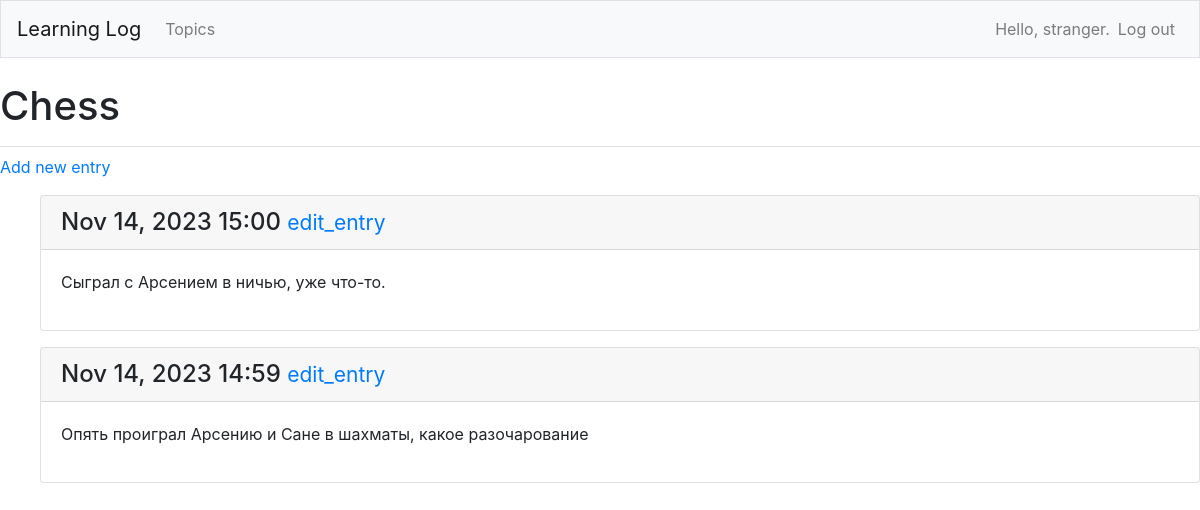
The page /topics/1/ (signed in) on the database its author committed.
### learning_logs/models.py (models this page shows, shortened)
class Topic(models.Model):
    text = models.CharField(max_length=200)
    date_added = models.DateTimeField(auto_now_add=True)
    owner = models.ForeignKey(User, on_delete=models.CASCADE)
    def __str__(self) -> str:
        return self.text

class Entry(models.Model):
    topic = models.ForeignKey(Topic, on_delete=models.CASCADE)
    text = models.TextField()
    date_added = models.DateTimeField(auto_now_add=True)
    class Meta:
        verbose_name_plural = "entries"

### learning_logs/views.py (the view)
# urls.py: path("topics/<int:topic_id>/", views.topic, name="topic"),
@login_required
def topic(request, topic_id):
    topic = Topic.objects.get(id=topic_id)
    check_topic_onwer(topic, request.user)
    entries = topic.entry_set.order_by("-date_added")
    context = {"topic": topic, "entries": entries}
    return render(request, "learning_logs/topic.html", context)

### learning_logs/views.py (called while the page is built)
def check_topic_onwer(topic, user):
    if topic.owner != user:
        raise Http404

### learning_logs/templates/learning_logs/topic.html
{% extends "learning_logs/base.html" %}
{% block page_header %}
<h1>{{ topic }}</h1>
{% endblock page_header %}
{% block content %}
  <p>
    <a href="{% url 'learning_logs:new_entry' topic.id %}">Add new entry</a>
  </p>
  <ul>
    {% for entry in entries %}
      <div class="card mb-3">
        <h4 class="card-header">
          {{ entry.date_added|date:"M d, Y H:i" }}
          <small><a href="{% url 'learning_logs:edit_entry' entry.id %}">
            edit_entry</a></small>
        </h4>
        <div class="card-body">
          {{ entry.text|linebreaks }}
        </div>
      </div>
    {% empty %}
      <p>There are no entries for this topic yet.</p>
    {% endfor %}
  </ul>
{% endblock content %}

### learning_logs/templates/learning_logs/base.html (shortened to what this page needs)
{% load bootstrap4 %}
<!DOCTYPE html>
<html lang="en">
<head>
  {% bootstrap_css %}
</head>
<body>
  <nav class="navbar navbar-expand-md navbar-light bg-light mb-4 border">
    <a class="navbar-brand" href="{% url 'learning_logs:index' %}">Learning Log</a>
    <div class="collapse navbar-collapse" id="navbarCollapse">
      <ul class="navbar-nav mr-auto">
        <li class="nav-item">
          <a class="nav-link" href="{% url 'learning_logs:topics' %}">Topics</a>
        </li>
      </ul>
      <ul class="navbar-nav ml-auto">
        {% if user.is_authenticated %}
        <li class="nav-item">
          <span class="navbar-text">Hello, {{ user.username }}.</span>
        </li>
        <li class="nav-item">
          <a class="nav-link" href="{% url 'users:logout' %}">Log out</a>
        </li>
        {% endif %}
      </ul>
    </div>
  </nav>
  <main role="main" class="conatiner">
    <div class="pb-2 mb-2 border-bottom">
      {% block page_header %} {% endblock page_header %}
    </div>
    <div>
      {% block content %}{% endblock content %}
    </div>
  </main>
</body>
</html>

### rows shown on the page
Topic: text "Chess"
Entry: date_added "Nov 14, 2023 15:00", text "Сыграл с Арсением в ничью, уже что-то."
Entry: date_added "Nov 14, 2023 14:59", text "Опять проиграл Арсению и Сане в шахматы, какое разочарование"

### other values the page prints
{{ user.username }} "stranger"
